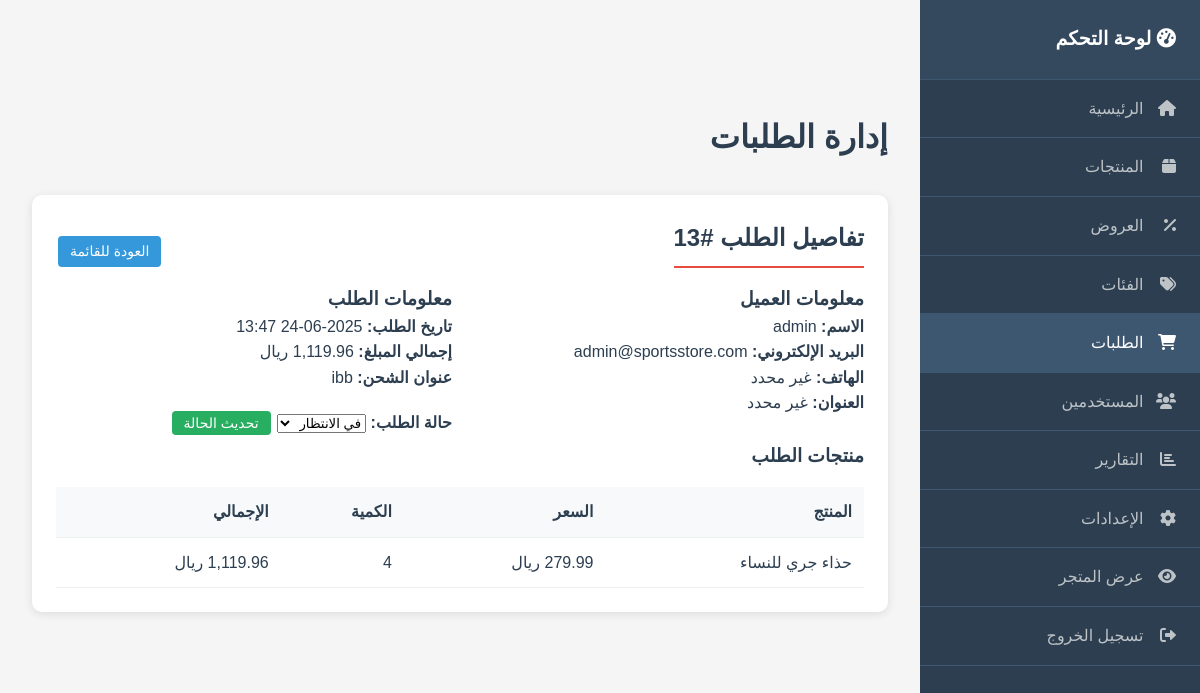
Screenshot of /admin/orders.php?view=13 (signed in) with the database file from the repository.
### tables this page shows
CREATE TABLE `orders` (
  `id` int(11) NOT NULL,
  `user_id` int(11) DEFAULT NULL,
  `total_amount` decimal(10,2) NOT NULL,
  `status` enum('pending','processing','shipped','delivered','cancelled') DEFAULT 'pending',
  `payment_method` varchar(50) DEFAULT NULL,
  `payment_status` enum('pending','paid','failed') DEFAULT 'pending',
  `shipping_address` text DEFAULT NULL,
  `order_date` timestamp NOT NULL DEFAULT current_timestamp()
);

CREATE TABLE `users` (
  `id` int(11) NOT NULL,
  `username` varchar(50) NOT NULL,
  `email` varchar(100) NOT NULL,
  `password` varchar(255) NOT NULL,
  `full_name` varchar(100) NOT NULL,
  `phone` varchar(20) DEFAULT NULL,
  `address` text DEFAULT NULL,
  `is_admin` tinyint(1) DEFAULT 0,
  `created_at` timestamp NOT NULL DEFAULT current_timestamp()
);

CREATE TABLE `order_items` (
  `id` int(11) NOT NULL,
  `order_id` int(11) DEFAULT NULL,
  `product_id` int(11) DEFAULT NULL,
  `quantity` int(11) NOT NULL,
  `price` decimal(10,2) NOT NULL,
  `size` varchar(20) DEFAULT NULL,
  `color` varchar(20) DEFAULT NULL
);

CREATE TABLE `products` (
  `id` int(11) NOT NULL,
  `name` varchar(100) NOT NULL,
  `description` text DEFAULT NULL,
  `price` decimal(10,2) NOT NULL,
  `image` varchar(255) DEFAULT NULL,
  `category_id` int(11) DEFAULT NULL,
  `stock_quantity` int(11) DEFAULT 0,
  `featured` tinyint(1) DEFAULT 0,
  `sizes` varchar(255) DEFAULT NULL,
  `colors` varchar(255) DEFAULT NULL,
  `created_at` timestamp NOT NULL DEFAULT current_timestamp()
);

### admin/orders.php (the view, shortened to what this page needs)
<?php
include '../config/database.php';
$order_details = null;
if (isset($_GET['view'])) {
    $stmt = $pdo->prepare("
        SELECT o.*, u.username, u.email, u.phone, u.address
        FROM orders o
        JOIN users u ON o.user_id = u.id
        WHERE o.id = ?
    ");
    $stmt->execute([$_GET['view']]);
    $order_details = $stmt->fetch(PDO::FETCH_ASSOC);
    if ($order_details) {
        $stmt = $pdo->prepare("
            SELECT oi.*, p.name as product_name
            FROM order_items oi
            JOIN products p ON oi.product_id = p.id
            WHERE oi.order_id = ?
        ");
        $stmt->execute([$_GET['view']]);
        $order_items = $stmt->fetchAll(PDO::FETCH_ASSOC);
    }
}
?>
<!DOCTYPE html>
<html lang="ar" dir="rtl">
<head>
    <link rel="stylesheet" href="../css/style.css">
    <link rel="stylesheet" href="css/admin.css">
    <link href="https://cdnjs.cloudflare.com/ajax/libs/font-awesome/6.0.0/css/all.min.css" rel="stylesheet">
</head>
<body class="admin-body">
    <div class="admin-layout">
        <nav class="admin-sidebar">
            <div class="sidebar-header">
                <h3><i class="fas fa-tachometer-alt"></i> لوحة التحكم</h3>
            </div>
            <ul class="sidebar-menu">
                <li><a href="index.php"><i class="fas fa-home"></i> الرئيسية</a></li>
                <li><a href="products.php"><i class="fas fa-box"></i> المنتجات</a></li>
                <li><a href="offers.php"><i class="fas fa-percentage"></i> العروض</a></li>
                <li><a href="categories.php"><i class="fas fa-tags"></i> الفئات</a></li>
                <li><a href="orders.php" class="active"><i class="fas fa-shopping-cart"></i> الطلبات</a></li>
                <li><a href="users.php"><i class="fas fa-users"></i> المستخدمين</a></li>
                <li><a href="reports.php"><i class="fas fa-chart-bar"></i> التقارير</a></li>
                <li><a href="settings.php"><i class="fas fa-cog"></i> الإعدادات</a></li>
                <li><a href="../index.php"><i class="fas fa-eye"></i> عرض المتجر</a></li>
                <li><a href="../logout.php"><i class="fas fa-sign-out-alt"></i> تسجيل الخروج</a></li>
            </ul>
        </nav>
        <main class="admin-main">
            <div class="admin-header">
                <h1>إدارة الطلبات</h1>
            </div>
            <?php if ($order_details): ?>
                <div class="content-section">
                    <div style="display: flex; justify-content: space-between; align-items: center;">
                        <h2>تفاصيل الطلب #<?php echo $order_details['id']; ?></h2>
                        <a href="orders.php" class="btn-sm btn-primary">العودة للقائمة</a>
                    </div>
                    <div class="form-grid">
                        <div>
                            <h3>معلومات العميل</h3>
                            <p><strong>الاسم:</strong> <?php echo $order_details['username']; ?></p>
                            <p><strong>البريد الإلكتروني:</strong> <?php echo $order_details['email']; ?></p>
                            <p><strong>الهاتف:</strong> <?php echo $order_details['phone'] ?: 'غير محدد'; ?></p>
                            <p><strong>العنوان:</strong> <?php echo $order_details['address'] ?: 'غير محدد'; ?></p>
                        </div>
                        <div>
                            <h3>معلومات الطلب</h3>
                            <p><strong>تاريخ الطلب:</strong> <?php echo date('Y-m-d H:i', strtotime($order_details['order_date'])); ?></p>
                            <p><strong>إجمالي المبلغ:</strong> <?php echo number_format($order_details['total_amount'], 2); ?> ريال</p>
                            <p><strong>عنوان الشحن:</strong> <?php echo $order_details['shipping_address'] ?: 'غير محدد'; ?></p>
                            <form method="POST" style="margin-top: 1rem;">
                                <label><strong>حالة الطلب:</strong></label>
                                <select name="status" style="margin: 0.5rem 0;">
                                    <option value="pending" <?php echo $order_details['status'] == 'pending' ? 'selected' : ''; ?>>في الانتظار</option>
                                </select>
                                <button type="submit" name="update_status" class="btn-sm btn-success">تحديث الحالة</button>
                            </form>
                        </div>
                    </div>
                    <h3>منتجات الطلب</h3>
                    <table class="admin-table">
                        <thead>
                            <tr>
                                <th>المنتج</th>
                                <th>السعر</th>
                                <th>الكمية</th>
                                <th>الإجمالي</th>
                            </tr>
                        </thead>
                        <tbody>
                            <?php foreach ($order_items as $item): ?>
                            <tr>
                                <td><?php echo $item['product_name']; ?></td>
                                <td><?php echo number_format($item['price'], 2); ?> ريال</td>
                                <td><?php echo $item['quantity']; ?></td>
                                <td><?php echo number_format($item['price'] * $item['quantity'], 2); ?> ريال</td>
                            </tr>
                            <?php endforeach; ?>
                        </tbody>
                    </table>
                </div>
            <?php endif; ?>
        </main>
    </div>
</body>
</html>

### css/style.css (style rules this page uses)
* { margin: 0; padding: 0; box-sizing: border-box; }
:root { --primary-color: #3498db; --primary-dark: #2980b9; --secondary-color: #e74c3c; --secondary-dark: #c0392b; --accent-color: #f39c12; --success-color: #27ae60; --warning-color: #f1c40f; --danger-color: #e74c3c; --dark-color: #2c3e50; --light-color: #ecf0f1; --text-color: #2c3e50; --text-light: #7f8c8d; --border-color: #bdc3c7; --shadow: 0 4px 20px rgba(0, 0, 0, 0.1); --shadow-hover: 0 8px 30px rgba(0, 0, 0, 0.15); --gradient-primary: linear-gradient(135deg, #667eea 0%, #764ba2 100%); --gradient-secondary: linear-gradient(135deg, #f093fb 0%, #f5576c 100%); --gradient-success: linear-gradient(135deg, #4facfe 0%, #00f2fe 100%); --border-radius: 12px; --transition: all 0.3s cubic-bezier(0.4, 0, 0.2, 1); }
body { font-family: 'Cairo', 'Segoe UI', Tahoma, Geneva, Verdana, sans-serif; line-height: 1.6; color: var(--text-color); direction: rtl; background: linear-gradient(135deg, #f5f7fa 0%, #c3cfe2 100%); scroll-behavior: smooth; }
main { margin-top: 80px; }
.btn-primary { background: var(--gradient-primary); color: white; }

### admin/css/admin.css (style rules this page uses)
.admin-body { margin: 0; font-family: 'Arial', sans-serif; background: #f5f5f5; }
.admin-layout { display: flex; min-height: 100vh; }
.admin-sidebar { width: 280px; background: #2c3e50; color: white; flex-shrink: 0; }
.sidebar-header { padding: 1.5rem; background: #34495e; border-bottom: 1px solid #3e5771; }
.sidebar-header h3 { margin: 0; font-size: 1.2rem; }
.sidebar-menu { list-style: none; margin: 0; padding: 0; }
.sidebar-menu li { border-bottom: 1px solid #3e5771; }
.sidebar-menu a { display: block; padding: 1rem 1.5rem; color: #bdc3c7; text-decoration: none; transition: all 0.3s; }
.sidebar-menu a:hover, .sidebar-menu a.active { background: #3e5771; color: white; }
.sidebar-menu i { margin-left: 0.5rem; width: 20px; }
.admin-main { flex: 1; padding: 2rem; overflow-y: auto; }
.admin-header { margin-bottom: 2rem; }
.admin-header h1 { margin: 0 0 0.5rem 0; color: #2c3e50; font-size: 2rem; }
.content-section { background: white; border-radius: 10px; padding: 1.5rem; box-shadow: 0 2px 10px rgba(0, 0, 0, 0.1); margin-bottom: 2rem; }
.content-section h2 { margin: 0 0 1rem 0; color: #2c3e50; border-bottom: 2px solid #e74c3c; padding-bottom: 0.5rem; }
.admin-table { width: 100%; border-collapse: collapse; margin-top: 1rem; }
.admin-table th, .admin-table td { padding: 0.75rem; text-align: right; border-bottom: 1px solid #ecf0f1; }
.admin-table th { background: #f8f9fa; font-weight: bold; color: #2c3e50; }
.btn-sm { padding: 0.25rem 0.75rem; font-size: 0.875rem; border-radius: 4px; text-decoration: none; display: inline-block; margin: 0.125rem; border: none; cursor: pointer; }
.btn-primary { background: #3498db; color: white; }
.btn-success { background: #27ae60; color: white; }
.form-grid { display: grid; grid-template-columns: repeat(auto-fit, minmax(300px, 1fr)); gap: 1rem; }

### rows the page displays
orders: id "13", user.username "admin", user.email "admin@sportsstore.com", user.phone "غير محدد", user.address "غير محدد", order_date "2025-06-24 13:47", shipping_address "ibb", status "في الانتظار"
order_items: product.name "حذاء جري للنساء", quantity "4"
